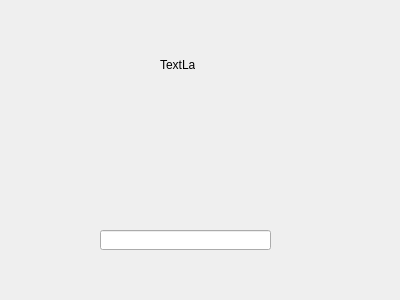
<?xml version="1.0" encoding="UTF-8"?>
<ui version="4.0">
 <class>confirm_your_password_when_new_account</class>
 <widget class="QDialog" name="confirm_your_password_when_new_account">
  <property name="geometry">
   <rect>
    <x>0</x>
    <y>0</y>
    <width>400</width>
    <height>300</height>
   </rect>
  </property>
  <property name="windowTitle">
   <string>Dialog</string>
  </property>
  <widget class="QLineEdit" name="lineEdit">
   <property name="geometry">
    <rect>
     <x>100</x>
     <y>230</y>
     <width>171</width>
     <height>20</height>
    </rect>
   </property>
  </widget>
  <widget class="QLabel" name="label">
   <property name="geometry">
    <rect>
     <x>160</x>
     <y>60</y>
     <width>35</width>
     <height>10</height>
    </rect>
   </property>
   <property name="text">
    <string>TextLabel</string>
   </property>
  </widget>
 </widget>
 <resources/>
 <connections/>
</ui>
